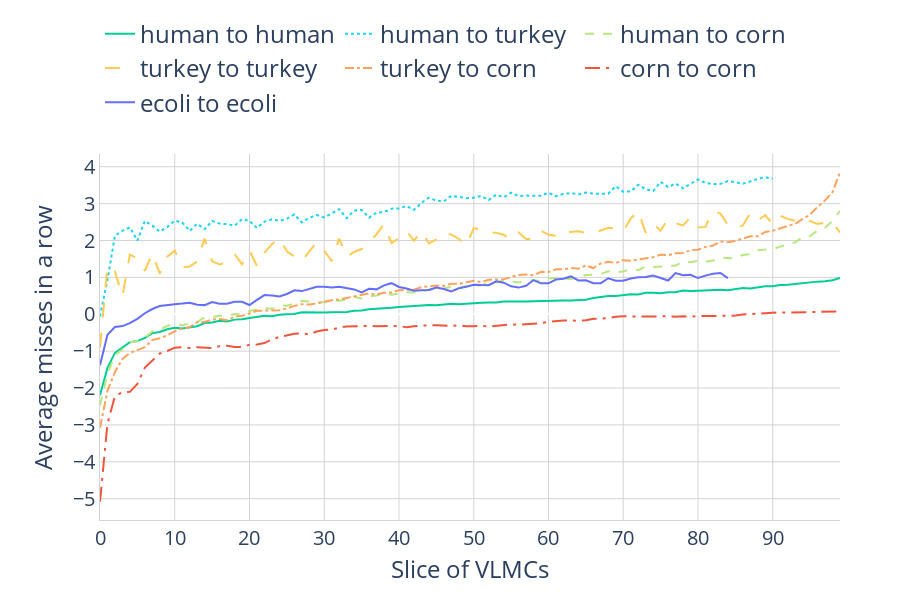

Notebook code cell kept with this figure:
### Code cell
def fun(x):
    if (x > 0):
        return math.log(x, 10)
    else:
        return x 

df['new_avg'] = df['sum'] / df['count'] 
df['avg_avg'] = df.groupby(['dataset', 'slice'])['new_avg'].transform('mean')

df_tmp = df[(df.vlmc_left=='0') & (df.vlmc_right=='0')]
df_tmp['avg_avg'] = df_tmp.avg_avg.apply(fun)

fig = px.line(df_tmp, x='slice', y='avg_avg', color='dataset')
fig = make_subplots(rows=1, 
                    cols=1, # , shared_yaxes=False, shared_xaxes=True,
                    x_title="Slice of VLMCs",
                    y_title="Average misses in a row") # specs=[[{}, {}],[{"colspan": 2}, None]])

line_dashes = ['solid', 'dot', 'dash', 'longdash', 'dashdot', 'longdashdot', 'solid']
implementations = ["human to human", "human to turkey", "human to corn", "turkey to turkey", "turkey to corn", "corn to corn", "ecoli to ecoli"]
line_color_map = list(zip(implementations, px.colors.qualitative.Plotly))
iterate_on = list(zip(list(implementations), line_dashes, ['#00CC96', px.colors.qualitative.Plotly[5], px.colors.qualitative.Plotly[7], '#FECB52', px.colors.qualitative.Plotly[4], '#EF553B', '#636EFA']))
print(iterate_on)
for imp, line_dash, color in iterate_on:
    df_imp = df_tmp[df_tmp.dataset==imp]
    fig.add_trace(go.Scatter(x=df_imp['slice'], y=df_imp['avg_avg'], name=imp, mode='lines', line_color=color, line_dash=line_dash), 1, 1) # line_color=line_color, line_dash=line_dash,

fig.update_layout(legend=dict(
    orientation="h",
    yanchor="bottom",
    font_size=24,
    y=1.08),
    margin=dict(l=100, r=60, t=60, b=80),
    height=600,
    width=900,
    plot_bgcolor="white")

fig.update_xaxes(gridcolor='LightGrey', tickfont_size=20, showline=True, linewidth=1, linecolor='LightGrey')
fig.update_yaxes(# tickmode="array",
                #  tickvals=[-15, -12, -9, -6, -3, 0, 3, 6, 9, 12, 15],
                 # ticktext=["2^-15", "2^-12", "2^-9", "2^-6", "2^-3", "2^0", "2^3", "2^6", "2^9", "2^12", "2^15"], 
                gridcolor='LightGrey', tickfont_size=20, showline=True, linewidth=1, linecolor='LightGrey')

for i in range(0, len(fig.layout.annotations)):
    fig.layout.annotations[i]["font"] = {'size': 24}

fig.write_image("images/log_average_misses.pdf")

fig.show()
